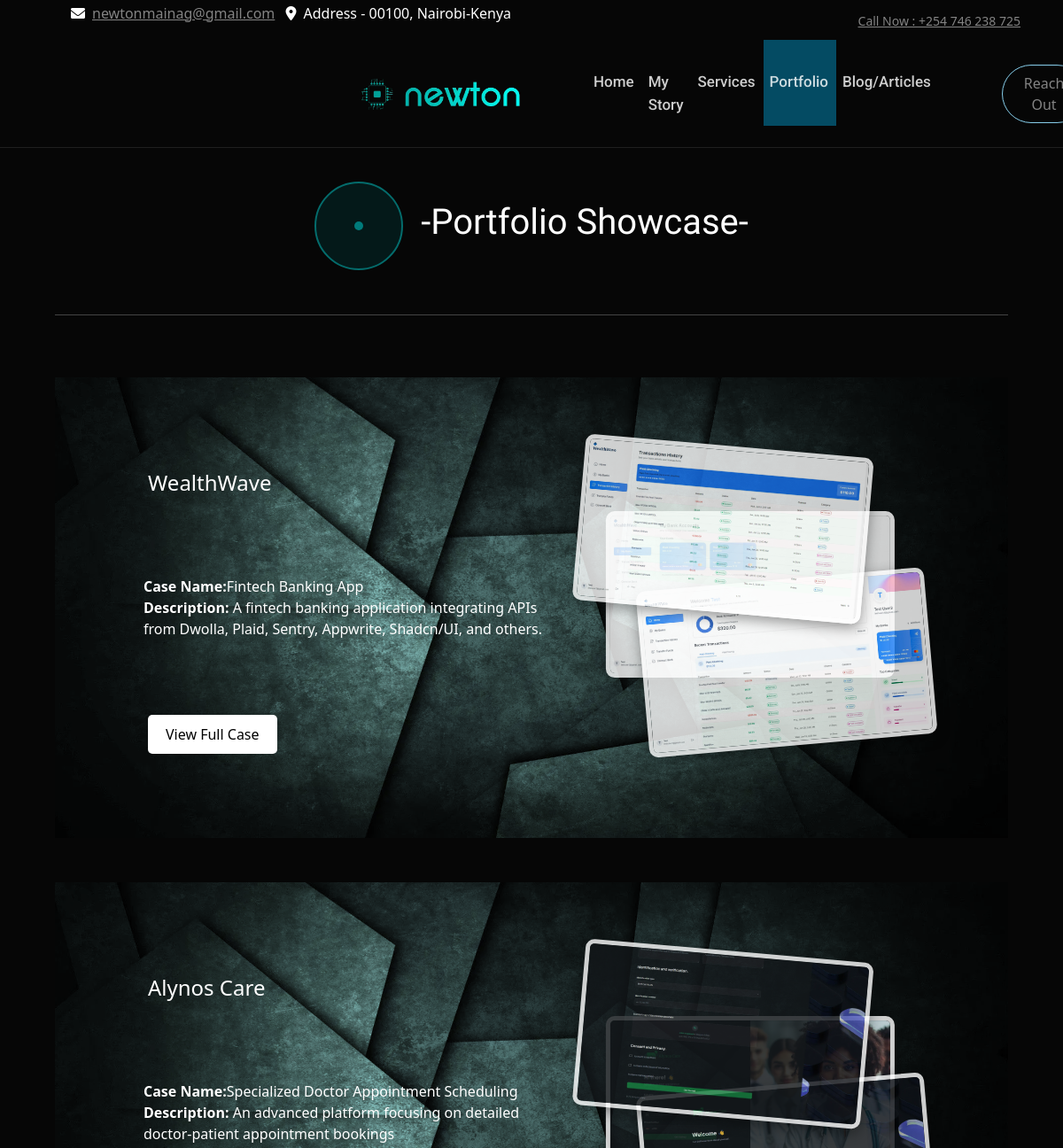
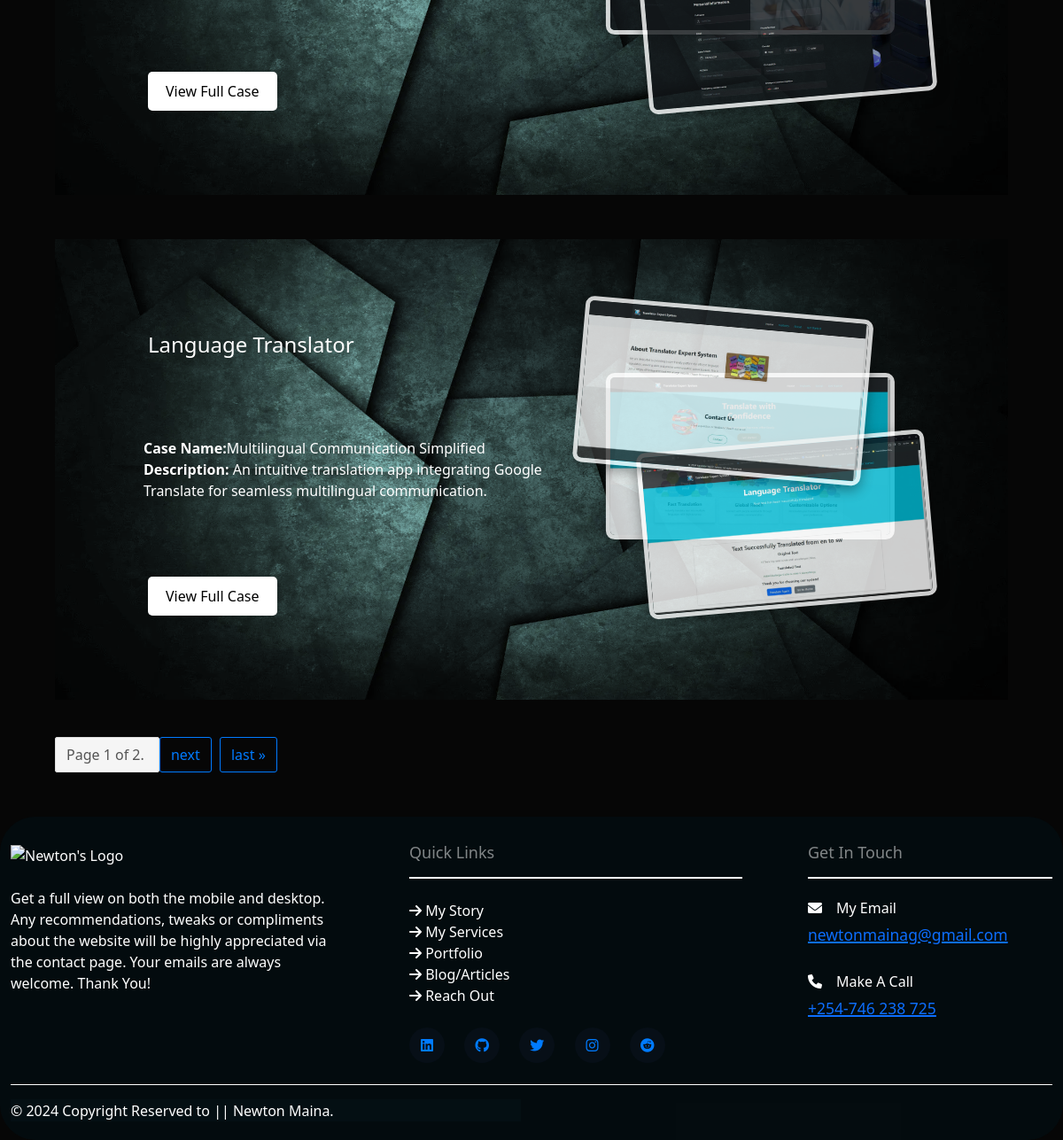
The app's page /portfolio with its own data (2 pictures, top to bottom).
### The_Website_v1/models.py (models this page shows, shortened)
class Project(models.Model):
    title = models.CharField(max_length=200)
    case_name = models.CharField(max_length=200)
    description = models.TextField()
    image01 = models.ImageField(upload_to='images/', default="More Content Will Be Added Soon")
    image1 = models.ImageField(upload_to='images/', default="More Content Will Be Added Soon")
    image2 = models.ImageField(upload_to='images/', default="More Content Will Be Added Soon")
    image3 = models.ImageField(upload_to='images/', default="More Content Will Be Added Soon")

### The_Website_v1/views.py (the view)
# urls.py: path('portfolio', views.portfolio, name ="portfolio"),
def portfolio(request):
    projects_list = Project.objects.all().order_by('id')
    paginator = Paginator(projects_list, 3)
    page_number = request.GET.get('page')
    try:
        page_obj = paginator.page(page_number)
    except PageNotAnInteger:
        page_obj = paginator.page(1)
    except EmptyPage:
        page_obj = paginator.page(paginator.num_pages)
    return render(request, 'portfolio.html', {'navbar': 'portfolio', 'page_obj': page_obj})

### The_Website_v1/templates/portfolio.html (shortened to what this page needs)
{% extends 'layout.html' %}
{% load static %}
{% block body %}
<div class="container">
    <div class="portfolio-section py-5">
        <section class="intro-section">
            <div class="big-circle">
                <div class="small-circle"></div>
            </div>
            <div class="retext">
                <h1>-Portfolio Showcase-</h1>
            </div>
        </section>
        <hr style="margin-bottom: 70px">
        {% for project in page_obj %}
            <div class="portfolio-item" style="background-image: url('{{ project.image01.url }}');">
                <div class="portfolio-content">
                    <h2 class="portfolio-title">{{ project.title }}</h2>
                    <p class="portfolio-description"><span class="font-weight-bold">Case Name:</span>{{ project.case_name }}<br><span class="font-weight-bold">Description: </span> {{ project.description }}</p>
                    <a href="{% url 'The_Website_v1:project_detail' project.pk %}" class="view-case-button">View Full Case</a>
                </div>
                <div class="portfolio-images">
                    <img src="{{ project.image2.url }}" alt="Image 2">
                    <img src="{{ project.image3.url }}" alt="Image 3">
                </div>
            </div>
        {% endfor %}
        <div class="pagination">
            <span class="step-links">
                <span class="current">
                    Page {{ page_obj.number }} of {{ page_obj.paginator.num_pages }}.
                </span>
                {% if page_obj.has_next %}
                    <a href="?page={{ page_obj.next_page_number }}">next</a>
                    <a href="?page={{ page_obj.paginator.num_pages }}">last &raquo;</a>
                {% endif %}
            </span>
        </div>
    </div>
</div>
{% endblock %}

### The_Website_v1/static/css/styles.css (style rules this page uses)
.pagination { margin-top: 20px; text-align: center; }
.pagination .step-links { display: inline-block; margin: 0; padding: 0; }
.pagination .step-links a { color: #007bff; padding: 8px 12px; text-decoration: none; border: 1px solid #007bff; border-radius: 3px; margin-right: 5px; }
.pagination .step-links .current { color: #555; padding: 8px 12px; background-color: #f5f5f5; border: 1px solid #ddd; border-radius: 3px; margin-right: 5px; }
.pagination .step-links a:first-child, .pagination .step-links .current, .pagination .step-links a:last-child { margin-right: 0; }
.big-circle { position: relative; width: 100px; height: 100px; border: 2px solid rgb(4,108,108); background-color: rgba(4,108,108,0.2); border-radius: 50%; display: flex; justify-content: center; align-items: center; transition: transform 0.3s ease; }
.small-circle { width: 10px; height: 10px; background: rgb(0,123,123); border-radius: 50%; position: absolute; overflow: hidden; margin: auto; }
.retext { color: white; font-family: "Playwrite AU VIC", system-ui; font-size: 1rem; font-weight: bold; text-align: center; justify-content: center; margin-left: 20px; }
.portfolio-content { position: relative; z-index: 1; }
.portfolio-title { margin: 0; font-size: 24px; position: absolute; top: 20px; left: 20px; width: 180%; }
.view-case-button { display: flex; margin-top: 20px; padding: 10px 20px; background-color: #fff; color: #000; text-decoration: none; position: absolute; bottom: 10px; left: 20px; border-radius: 5px; transition: background-color 0.3s, color 0.3s; width: max-content; }
.portfolio-images { position: relative; height: 350px; width: 100%; left: 20px; }
.portfolio-images img::before { content: ""; position: absolute; top: -10px; bottom: -10px; left: -10px; right: -10px; border-radius: 10px; background: transparent; transition: background 0.3s; }

### records on screen
Project: image01 (picture), title "WealthWave", case_name "Fintech Banking App", description "A fintech banking application integrating APIs from Dwolla, Plaid, Sentry, Appwrite, Shadcn/UI, and others.", image2 (picture), image3 (picture)
Project: image01 (picture), title "Alynos Care", case_name "Specialized Doctor Appointment Scheduling", description "An advanced platform focusing on detailed doctor-patient appointment bookings", image2 (picture), image3 (picture)
Project: image01 (picture), title "Language Translator", case_name "Multilingual Communication Simplified", description "An intuitive translation app integrating Google Translate for seamless multilingual communication.", image2 (picture), image3 (picture)

### other values on screen
{{ page_obj.number }} "1"
{{ page_obj.paginator.num_pages }} "2"
